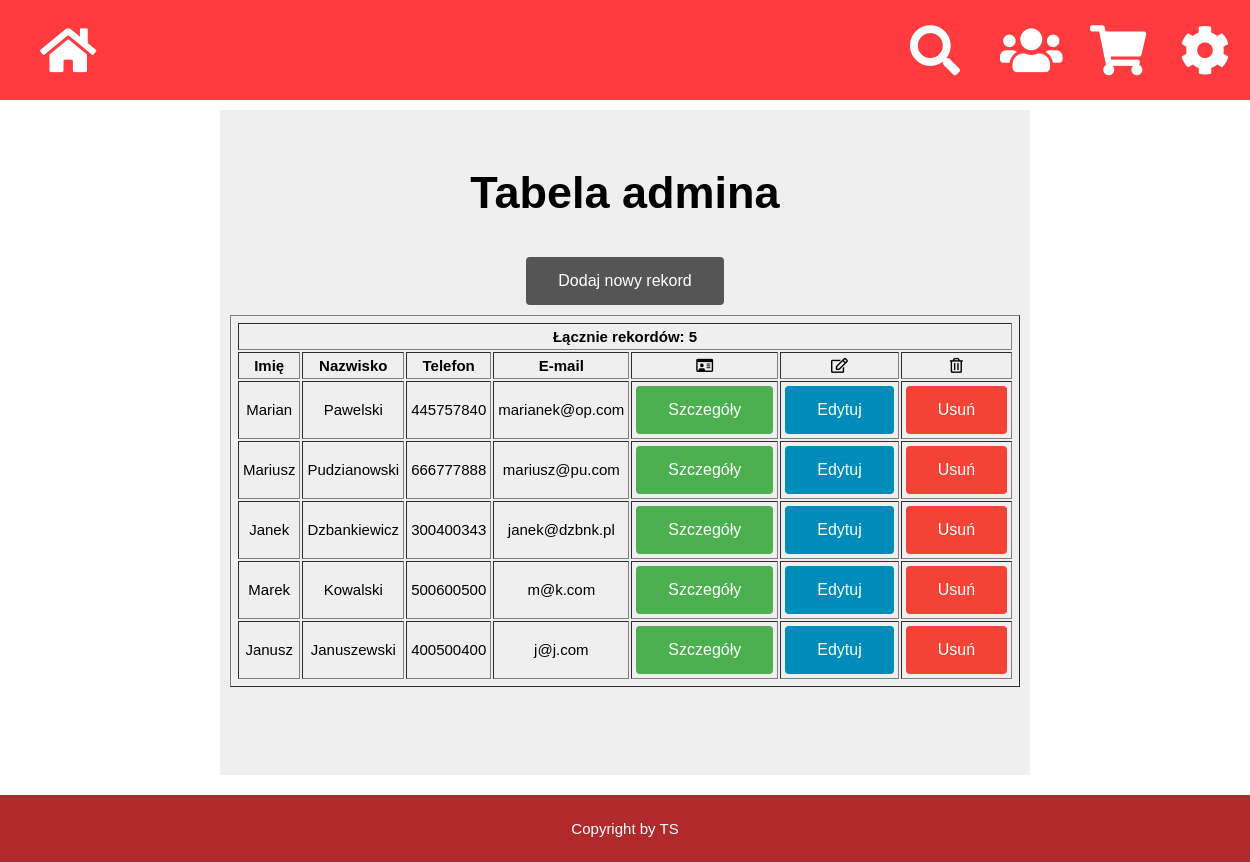
/tabela.php, run on the app's committed database.
### tables this page shows
CREATE TABLE `klienci` (
  `id` int(11) NOT NULL,
  `imie` text NOT NULL,
  `nazwisko` text NOT NULL,
  `telefon` int(11) NOT NULL,
  `email` text NOT NULL
);

### tabela.php (the view, shortened to what this page needs)
<?php
require_once 'connect.php';
$usersQuery = $db->query('SELECT * FROM klienci');
$users = $usersQuery->fetchAll();
?>
<!DOCTYPE HTML>
<html lang="pl">
<head>
	<link rel="stylesheet" href="https://use.fontawesome.com/releases/v5.2.0/css/all.css">
	<link rel="stylesheet" href="https://use.fontawesome.com/releases/v5.2.0/css/v4-shims.css">
</head>
<body>
	<div class="Header" id="stickyheader">
		<div class="logo" style="display: inline-block"><a href="index.php"><i id="icon2" class="fas fa-home"></i> </a></div>
		<div class="navigation" style="display: inline-block;">
			<a href="http://sklepagro.e.pl/category/czesci-zamienne-do-schladzalnikow-tryby"><i id="icon2" class="fa fa-cog fa-spin"></i> </a>
			<a href="https://ebay.com"><i id="icon2" class="fas fa-shopping-cart"></i> </a>
			<a href="https://facebook.com"><i id="icon2" class="fas fa-users"></i> </a>
			<a href="https://google.com"><i id="icon" class="fas fa-search"></i> </a>
		</div>
	</div>
	<div class="grid-container-tabela">
  		<div class="Content-wide"><h2>Tabela admina</h2>
			<a href="dodaj.php"><button class="button" style="text-align:center; margin-bottom:10px;">Dodaj nowy rekord</button></a>
			<table cellpadding="4px" border="1" style="font-size: 15px; margin:auto; padding: 5px;">
					<thead>
						<tr style="padding:5px;"><th colspan="7">Łącznie rekordów: <?= $usersQuery->rowCount() ?></th></tr>
						<tr><th>Imię</th><th>Nazwisko</th><th>Telefon</th><th>E-mail</th><th><i class="far fa-id-card"></i>
						</th><th><i class="far fa-edit"></i></th><th><i class="far fa-trash-alt"></i></th></tr>
					</thead>
					<tbody>
						<?php
							foreach ($users as $user) {
								echo "<tr><td>{$user['imie']}</td><td>{$user['nazwisko']}</td><td>{$user['telefon']}</td><td>{$user['email']}</td>".'<td><form action="handle.php" method="post"><input type="hidden" name="idS" value="'.$user['id'].'"><input type="submit" value="Szczegóły" name="button" class="button4" method="post"></form></td><td><form action="handle.php" method="post"><input type="hidden" name="idE" value="'.$user['id'].'"><input type="submit" value="Edytuj" name="button" class="button2" method="post"></form></td><td><form action="handle.php" method="post"><input type="hidden" name="idU" value="'.$user['id'].'"><input type="submit" value="Usuń" name="button" class="button3" method="post"></form></td></tr>';
							}
						?>
					</tbody>
				</table>
				<br />
				<br />
		</div>
	</div>
<div class="Footer"><p style="text-align:center">Copyright by TS</p></div>
</body>
</html>

### styles.css (style rules this page uses)
@media only screen and (max-width: 5000px) { .Content-wide { max-width: 100%; } }
@media only screen and (max-width: 5000px) { #icon { width: 50px; height: auto; float: right; font-size: 50px; color: #FFFFFF; margin: 0px 20px; } }
@media only screen and (max-width: 5000px) { #icon2 { width: 50px; height: auto; float: right; font-size: 50px; color: #FFFFFF; margin: 0px 20px; } }
@media only screen and (max-width: 5000px) { .grid-container-tabela { display: grid; grid-template-areas: 'header header header' 'main main main' 'footer footer footer'; grid-gap: 10px; background-color: #FFFFFF; } }
body { font-family: Helvetica, Arial, Verdana, sans-serif ; margin: 0; overflow-x: hidden; }
p { font-size:0.6em; padding: 0 2% 0 2%; text-align:justify; }
.Header { background-color: #FF3B3F; text-align: center; font-size: 30px; padding: 25px 20px; display: flex; justify-content: space-between; width: 100%; }
.navigation { margin-right:20px; }
.Content-wide { grid-area: main; justify-self:center; }
.Footer { background-color: #b2292c; color: white; text-align: center; font-size: 25px; padding: 10px 20px; margin-top: 10px; }
.grid-container-tabela > div { background-color: #EFEFEF; text-align: center; font-size: 30px; padding: 20px 10px; }
.button { background-color: #555555; border: none; color: white; padding: 15px 32px; text-align: center; text-decoration: none; display: inline-block; font-size: 16px; border-radius: 4px; -webkit-transition-duration: 0.4s; transition-duration: 0.4s; }
.button2 { background-color: #008CBA; border: none; color: white; padding: 15px 32px; text-align: center; text-decoration: none; display: inline-block; font-size: 16px; border-radius: 4px; -webkit-transition-duration: 0.4s; transition-duration: 0.4s; }
.button3 { background-color: #f44336; border: none; color: white; padding: 15px 32px; text-align: center; text-decoration: none; display: inline-block; font-size: 16px; border-radius: 4px; -webkit-transition-duration: 0.4s; transition-duration: 0.4s; }
.button4 { background-color: #4CAF50; color: white; border: none; padding: 15px 32px; text-align: center; text-decoration: none; display: inline-block; font-size: 16px; border-radius: 4px; -webkit-transition-duration: 0.4s; transition-duration: 0.4s; }

### data on the page
klienci: imie "Marian", nazwisko "Pawelski", telefon "445757840", email "marianek@op.com"
klienci: imie "Mariusz", nazwisko "Pudzianowski", telefon "666777888", email "mariusz@pu.com"
klienci: imie "Janek", nazwisko "Dzbankiewicz", telefon "300400343", email "janek@dzbnk.pl"
klienci: imie "Marek", nazwisko "Kowalski", telefon "500600500", email "m@k.com"
klienci: imie "Janusz", nazwisko "Januszewski", telefon "400500400", email "j@j.com"

### other printed values
$usersQuery->rowCount() "5"
